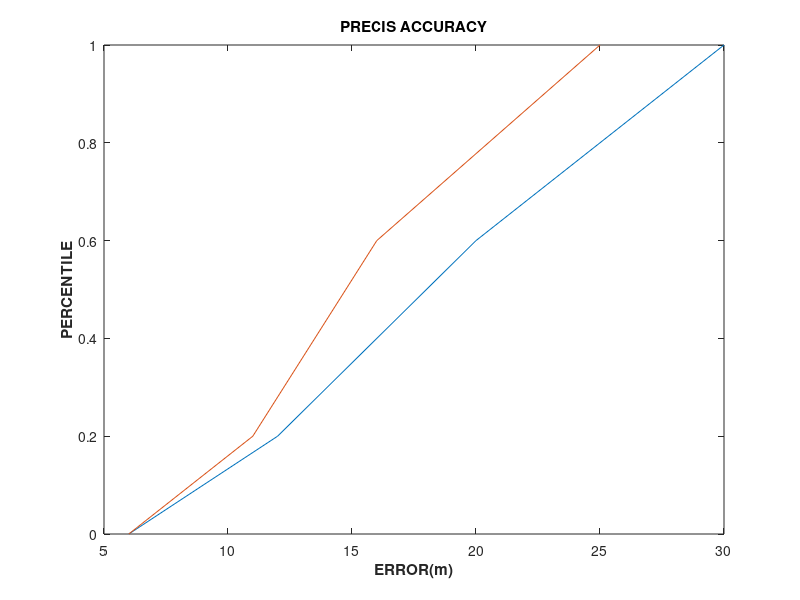

Source code (MATLAB):
aaox = [1, 0.6, 0.2, 0]
aaoy = [30,20,12,6]
plot(aaoy,aaox);
hold;

aaox = [1, 0.6, 0.2, 0]
aaoy = [25,16,11,6]
plot(aaoy,aaox);

title("PRECIS ACCURACY");
xlabel("ERROR(m)",'fontweight','bold');
ylabel("PERCENTILE",'fontweight','bold');

